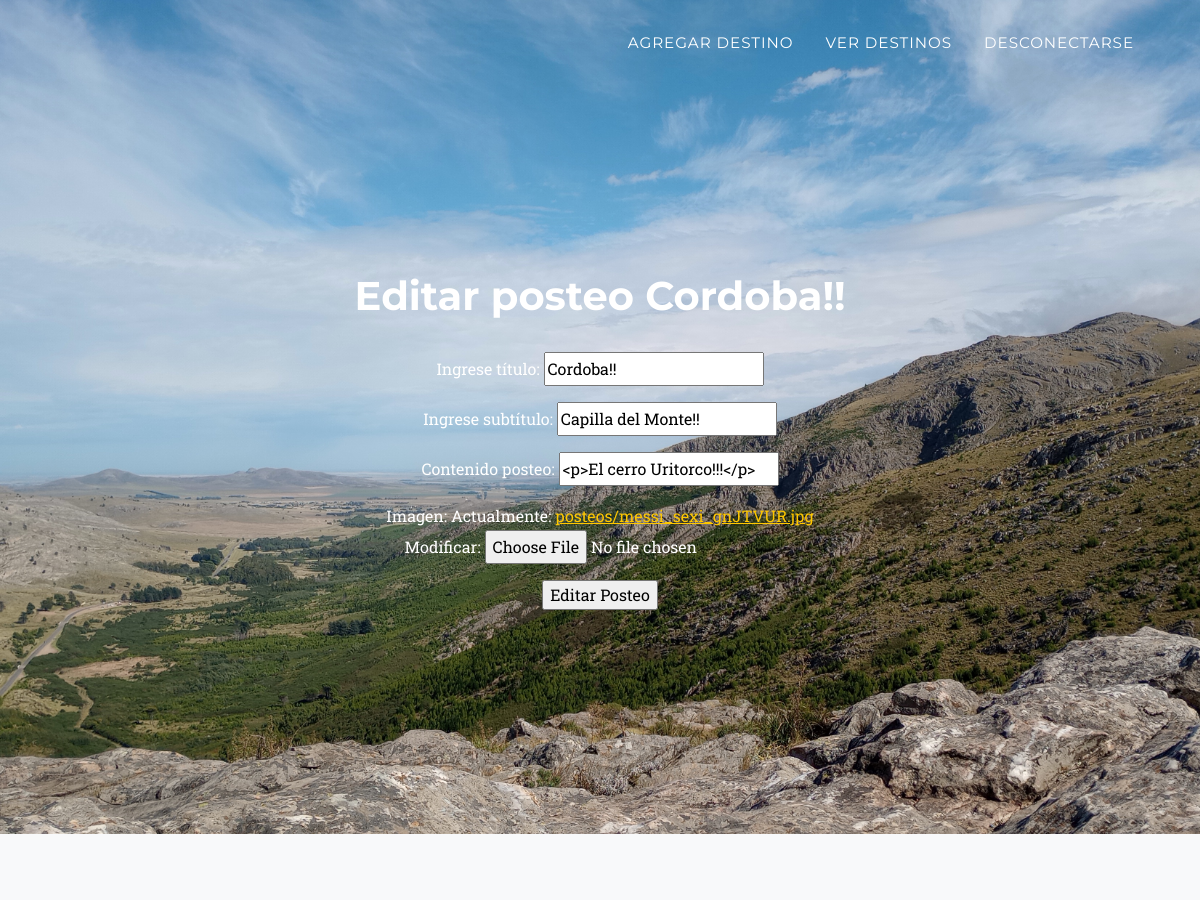
Page /editarposteo/27 (signed in, upper part) on the earlier database version.
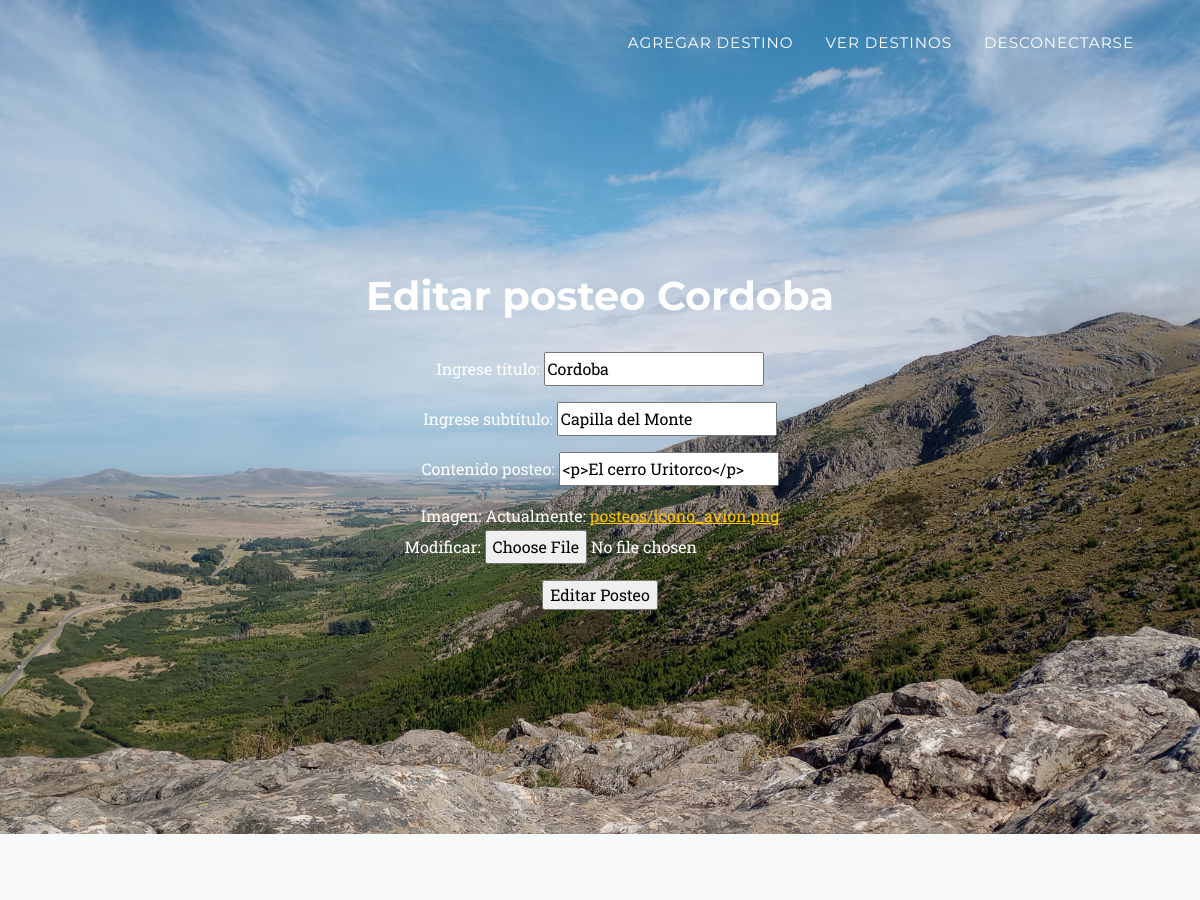
Same page on the later database version.
### AppUsuarios/models.py (models this page shows)
class Posteo(models.Model):
    usuario_posteo = models.ForeignKey(User, on_delete=models.CASCADE)
    titulo_posteo = models.CharField(max_length=40)
    subtitulo_posteo = models.CharField(max_length=40,default='hola')
    contenido_posteo = RichTextField(blank=True,null=True)
    imagen_post = models.ImageField(upload_to='posteos', blank=True)
    fecha_posteo_imagen = models.DateField(blank=True, null=True)
    def __str__(self):
        return self.titulo_posteo

### AppUsuarios/views.py (the view)
# urls.py: path("editarposteo/<id>", editarPosteo, name="editarposteo"),
@login_required
def editarPosteo(request,id):
    posteo=Posteo.objects.get(id=id)
    if request.method == "POST":
        formularioposteo = PosteoForm(request.POST, request.FILES, initial={"titulo_posteo":posteo.titulo_posteo,"subtitulo_posteo":posteo.subtitulo_posteo,"contenido_posteo":posteo.contenido_posteo,"imagen_post":posteo.imagen_post})
        if formularioposteo.is_valid():
            datos = formularioposteo.cleaned_data
            posteo.imagen_post = datos["imagen_post"]
            posteo.titulo_posteo = datos["titulo_posteo"]
            posteo.subtitulo_posteo = datos["subtitulo_posteo"]
            posteo.contenido_posteo = datos["contenido_posteo"]
            posteo.fecha_posteo_imagen = datetime.now()
            posteo.save()
            return render(request,"VerPosteos.html", {"mensaje":"Posteo editado correctamente","imagen":mostrarImagen(request)}) #Cambiar redireccionamiento
        else:
            print(formularioposteo.errors.as_data())
            formularioposteo = PosteoForm(initial={"titulo_posteo":posteo.titulo_posteo,"subtitulo_posteo":posteo.subtitulo_posteo,"contenido_posteo":posteo.contenido_posteo,"imagen_post":posteo.imagen_post})
            return render(request,"VerPosteos.html", {"mensaje":"Error en validacion de posteo", "formularioposteo":formularioposteo}) #Se rompe la edicion
    else:
        formularioposteo=PosteoForm(initial={"titulo_posteo":posteo.titulo_posteo,"subtitulo_posteo":posteo.subtitulo_posteo,"contenido_posteo":posteo.contenido_posteo,"imagen_post":posteo.imagen_post})
    return render(request,"EditarPosteo.html", {"formularioposteo":formularioposteo,"posteo":posteo})

### AppUsuarios/forms.py
class PosteoForm(forms.Form):
    titulo_posteo = forms.CharField(label="Ingrese título")
    subtitulo_posteo = forms.CharField(label="Ingrese subtítulo")
    contenido_posteo = forms.CharField(widget=CKEditorWidget())
    imagen_post = forms.ImageField(label="Imagen")
    class Meta:
        model = Posteo
        fields = ["titulo_posteo", "subtitulo_posteo","contenido_posteo", "imagen_post"]

### AppUsuarios/Templates/EditarPosteo.html (shortened to what this page needs)
{% extends "PadreHome.html" %}
{% block nav %}
<li class="nav-item"><a class="nav-link" href={% url 'postear' %}>Agregar destino</a></li>
<li class="nav-item"><a class="nav-link" href={% url 'verposteo' %}>Ver destinos</a></li>
<li class="nav-item"><a class="nav-link" href={% url 'desconectarse' %}>Desconectarse</a></li>
{% endblock %}
{% block contenido %}
<h1>Editar posteo {{ posteo }}</h1>
<br>
<form action="{% url 'editarposteo' posteo.id %}" method="POST" enctype="multipart/form-data">
    {{  formularioposteo.as_p|safe }}{% csrf_token %}
    <input type="submit" value="Editar Posteo">
</form>
<br>
{% endblock %}

Differences in the rows shown:
changed Posteo: titulo_posteo "Cordoba!!" → "Cordoba"; subtitulo_posteo "Capilla del Monte!!" → "Capilla del Monte"; contenido_posteo "<p>El cerro Uritorco!!!</p>" → "<p>El cerro Uritorco</p>"
Other differences:
text no longer shown: "Ingrese título: Ingrese subtítulo: Contenido posteo: Imagen: Actualmente: posteos/messi_sexi_gnJTVUR.jpg Modificar:"
text now shown: "Ingrese título: Ingrese subtítulo: Contenido posteo: Imagen: Actualmente: posteos/icono_avion.png Modificar:"
